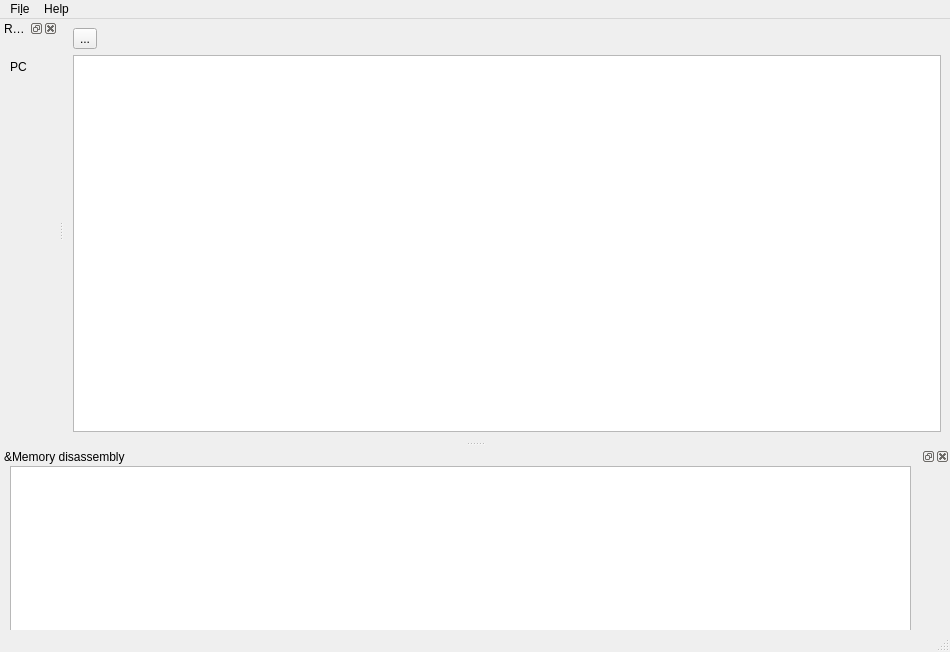
<?xml version="1.0" encoding="UTF-8"?>
<ui version="4.0">
 <author>Ed Brindley</author>
 <class>MainWindow</class>
 <widget class="QMainWindow" name="MainWindow">
  <property name="geometry">
   <rect>
    <x>0</x>
    <y>0</y>
    <width>950</width>
    <height>652</height>
   </rect>
  </property>
  <property name="windowTitle">
   <string>BadgerComputer</string>
  </property>
  <property name="unifiedTitleAndToolBarOnMac">
   <bool>false</bool>
  </property>
  <widget class="QWidget" name="centralwidget">
   <layout class="QVBoxLayout" name="verticalLayout">
    <item>
     <widget class="QToolButton" name="toolButton">
      <property name="text">
       <string>...</string>
      </property>
     </widget>
    </item>
    <item>
     <widget class="QPlainTextEdit" name="plainTextEdit"/>
    </item>
   </layout>
  </widget>
  <widget class="QMenuBar" name="menubar">
   <property name="geometry">
    <rect>
     <x>0</x>
     <y>0</y>
     <width>950</width>
     <height>29</height>
    </rect>
   </property>
   <widget class="QMenu" name="menuFile">
    <property name="title">
     <string>Fi&amp;le</string>
    </property>
    <addaction name="actionQuit"/>
   </widget>
   <widget class="QMenu" name="menuHelp">
    <property name="title">
     <string>Help</string>
    </property>
    <addaction name="actionAbout"/>
   </widget>
   <addaction name="menuFile"/>
   <addaction name="menuHelp"/>
  </widget>
  <widget class="QStatusBar" name="statusbar"/>
  <widget class="QDockWidget" name="dockWidget">
   <property name="windowTitle">
    <string>Re&amp;gisters</string>
   </property>
   <attribute name="dockWidgetArea">
    <number>1</number>
   </attribute>
   <widget class="QWidget" name="dockWidgetContents">
    <widget class="QLabel" name="label">
     <property name="geometry">
      <rect>
       <x>10</x>
       <y>20</y>
       <width>59</width>
       <height>17</height>
      </rect>
     </property>
     <property name="text">
      <string>PC</string>
     </property>
    </widget>
    <widget class="QLabel" name="pcLabel">
     <property name="geometry">
      <rect>
       <x>10</x>
       <y>60</y>
       <width>59</width>
       <height>17</height>
      </rect>
     </property>
     <property name="text">
      <string/>
     </property>
    </widget>
   </widget>
  </widget>
  <widget class="QDockWidget" name="dockWidget_2">
   <property name="minimumSize">
    <size>
     <width>96</width>
     <height>183</height>
    </size>
   </property>
   <property name="windowTitle">
    <string>&amp;Memory disassembly</string>
   </property>
   <attribute name="dockWidgetArea">
    <number>8</number>
   </attribute>
   <widget class="QWidget" name="dockWidgetContents_2">
    <widget class="QTableWidget" name="memoryTable">
     <property name="geometry">
      <rect>
       <x>10</x>
       <y>0</y>
       <width>901</width>
       <height>192</height>
      </rect>
     </property>
     <property name="alternatingRowColors">
      <bool>true</bool>
     </property>
    </widget>
   </widget>
  </widget>
  <action name="actionAbout">
   <property name="text">
    <string>&amp;About</string>
   </property>
  </action>
  <action name="actionQuit">
   <property name="text">
    <string>&amp;Quit</string>
   </property>
  </action>
 </widget>
 <resources/>
 <connections/>
</ui>
